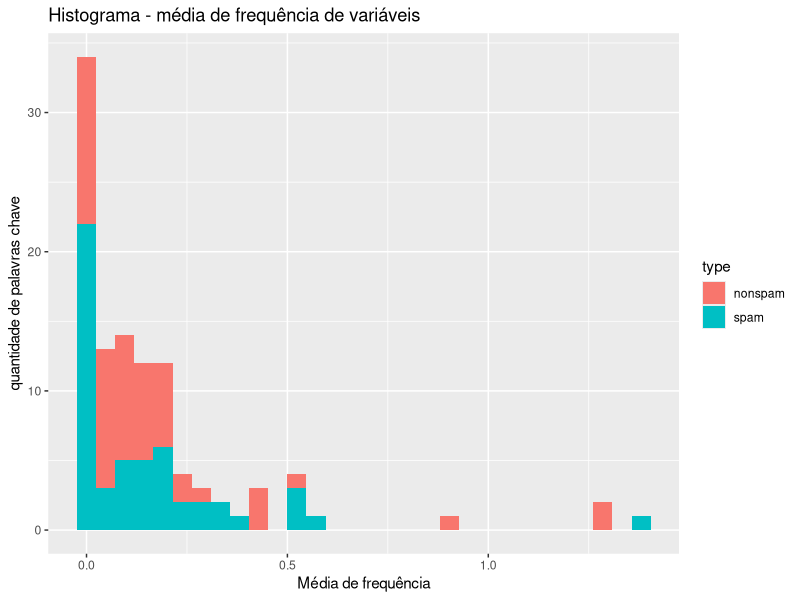
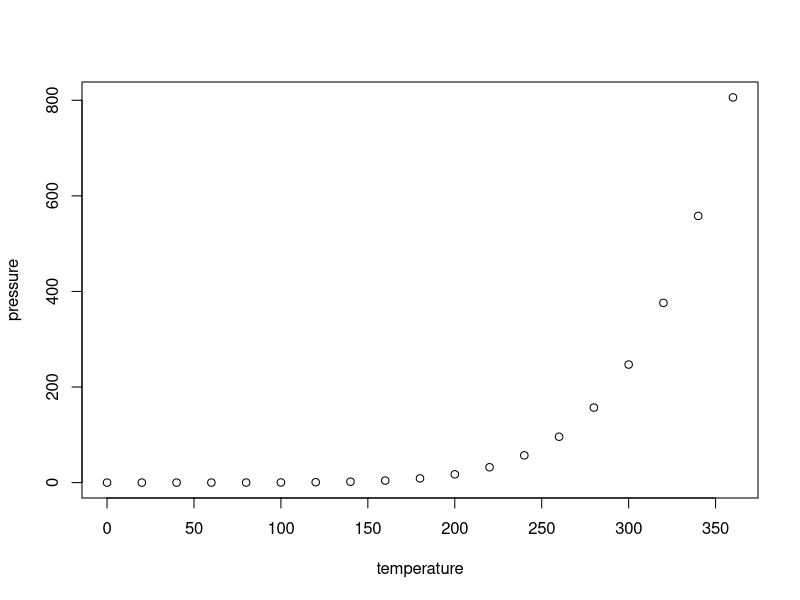

R code for these plots, in order:
## ---- chunk 1
knitr::opts_chunk$set(echo = TRUE)
## ---- chunk 2
library(kernlab)
data (spam)
## ---- chunk 3
print.data.frame(head(spam, n=5))
## ---- chunk 4
summary(spam)
## ---- chunk 5
library(ggplot2)
library(tidyr)
library(magrittr)
library(dplyr)

histograma <- spam%>% 
  gather(key = Keyword, value = value, make, address,  all, num3d,  our, over, remove, internet, order, mail,  receive, will,
         people, report, addresses, free, business, email,  you, credit, your, font, num000, money, hp, hpl, george, num650, 
         lab, labs, telnet, num857, data, num415, num85, technology, num1999, parts, pm, direct, cs, meeting, original, project,
         re,  edu, table, conference, charSemicolon, charRoundbracket, charSquarebracket, charExclamation, charDollar, charHash,
         capitalAve, capitalLong, capitalTotal) %>%
  group_by (type, Keyword) %>%
  summarise(avg = mean(value), dp = sd(value), min = min(value), max = max(value)) %>%
  filter(avg <2)
  
histograma %>%
  ggplot(aes(avg, fill = type))+
  geom_histogram() +
  labs(title ="Histograma - média de frequência de variáveis", x = "Média de frequência", y = "quantidade de palavras chave")
## ---- chunk 6
summary(cars)
## ---- chunk 7
plot(pressure)
